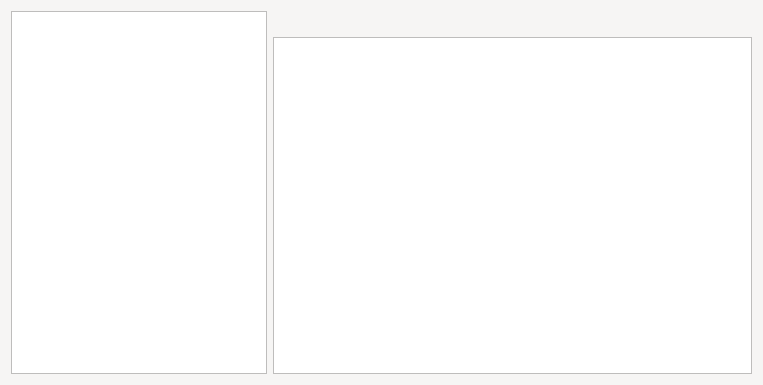
<?xml version="1.0" encoding="UTF-8"?>
<ui version="4.0">
 <class>entryPointsView</class>
 <widget class="QWidget" name="entryPointsView">
  <property name="windowModality">
   <enum>Qt::ApplicationModal</enum>
  </property>
  <property name="geometry">
   <rect>
    <x>0</x>
    <y>0</y>
    <width>763</width>
    <height>385</height>
   </rect>
  </property>
  <property name="palette">
   <palette>
    <active>
     <colorrole role="WindowText">
      <brush brushstyle="SolidPattern">
       <color alpha="255">
        <red>0</red>
        <green>0</green>
        <blue>0</blue>
       </color>
      </brush>
     </colorrole>
     <colorrole role="Button">
      <brush brushstyle="SolidPattern">
       <color alpha="255">
        <red>246</red>
        <green>245</green>
        <blue>244</blue>
       </color>
      </brush>
     </colorrole>
     <colorrole role="Light">
      <brush brushstyle="SolidPattern">
       <color alpha="255">
        <red>255</red>
        <green>255</green>
        <blue>255</blue>
       </color>
      </brush>
     </colorrole>
     <colorrole role="Midlight">
      <brush brushstyle="SolidPattern">
       <color alpha="255">
        <red>250</red>
        <green>250</green>
        <blue>249</blue>
       </color>
      </brush>
     </colorrole>
     <colorrole role="Dark">
      <brush brushstyle="SolidPattern">
       <color alpha="255">
        <red>123</red>
        <green>122</green>
        <blue>122</blue>
       </color>
      </brush>
     </colorrole>
     <colorrole role="Mid">
      <brush brushstyle="SolidPattern">
       <color alpha="255">
        <red>164</red>
        <green>163</green>
        <blue>163</blue>
       </color>
      </brush>
     </colorrole>
     <colorrole role="Text">
      <brush brushstyle="SolidPattern">
       <color alpha="255">
        <red>0</red>
        <green>0</green>
        <blue>0</blue>
       </color>
      </brush>
     </colorrole>
     <colorrole role="BrightText">
      <brush brushstyle="SolidPattern">
       <color alpha="255">
        <red>255</red>
        <green>255</green>
        <blue>255</blue>
       </color>
      </brush>
     </colorrole>
     <colorrole role="ButtonText">
      <brush brushstyle="SolidPattern">
       <color alpha="255">
        <red>0</red>
        <green>0</green>
        <blue>0</blue>
       </color>
      </brush>
     </colorrole>
     <colorrole role="Base">
      <brush brushstyle="SolidPattern">
       <color alpha="255">
        <red>255</red>
        <green>255</green>
        <blue>255</blue>
       </color>
      </brush>
     </colorrole>
     <colorrole role="Window">
      <brush brushstyle="SolidPattern">
       <color alpha="255">
        <red>246</red>
        <green>245</green>
        <blue>244</blue>
       </color>
      </brush>
     </colorrole>
     <colorrole role="Shadow">
      <brush brushstyle="SolidPattern">
       <color alpha="255">
        <red>0</red>
        <green>0</green>
        <blue>0</blue>
       </color>
      </brush>
     </colorrole>
     <colorrole role="AlternateBase">
      <brush brushstyle="SolidPattern">
       <color alpha="255">
        <red>250</red>
        <green>250</green>
        <blue>249</blue>
       </color>
      </brush>
     </colorrole>
     <colorrole role="ToolTipBase">
      <brush brushstyle="SolidPattern">
       <color alpha="255">
        <red>255</red>
        <green>255</green>
        <blue>220</blue>
       </color>
      </brush>
     </colorrole>
     <colorrole role="ToolTipText">
      <brush brushstyle="SolidPattern">
       <color alpha="255">
        <red>0</red>
        <green>0</green>
        <blue>0</blue>
       </color>
      </brush>
     </colorrole>
     <colorrole role="PlaceholderText">
      <brush brushstyle="SolidPattern">
       <color alpha="128">
        <red>0</red>
        <green>0</green>
        <blue>0</blue>
       </color>
      </brush>
     </colorrole>
    </active>
    <inactive>
     <colorrole role="WindowText">
      <brush brushstyle="SolidPattern">
       <color alpha="255">
        <red>0</red>
        <green>0</green>
        <blue>0</blue>
       </color>
      </brush>
     </colorrole>
     <colorrole role="Button">
      <brush brushstyle="SolidPattern">
       <color alpha="255">
        <red>246</red>
        <green>245</green>
        <blue>244</blue>
       </color>
      </brush>
     </colorrole>
     <colorrole role="Light">
      <brush brushstyle="SolidPattern">
       <color alpha="255">
        <red>255</red>
        <green>255</green>
        <blue>255</blue>
       </color>
      </brush>
     </colorrole>
     <colorrole role="Midlight">
      <brush brushstyle="SolidPattern">
       <color alpha="255">
        <red>250</red>
        <green>250</green>
        <blue>249</blue>
       </color>
      </brush>
     </colorrole>
     <colorrole role="Dark">
      <brush brushstyle="SolidPattern">
       <color alpha="255">
        <red>123</red>
        <green>122</green>
        <blue>122</blue>
       </color>
      </brush>
     </colorrole>
     <colorrole role="Mid">
      <brush brushstyle="SolidPattern">
       <color alpha="255">
        <red>164</red>
        <green>163</green>
        <blue>163</blue>
       </color>
      </brush>
     </colorrole>
     <colorrole role="Text">
      <brush brushstyle="SolidPattern">
       <color alpha="255">
        <red>0</red>
        <green>0</green>
        <blue>0</blue>
       </color>
      </brush>
     </colorrole>
     <colorrole role="BrightText">
      <brush brushstyle="SolidPattern">
       <color alpha="255">
        <red>255</red>
        <green>255</green>
        <blue>255</blue>
       </color>
      </brush>
     </colorrole>
     <colorrole role="ButtonText">
      <brush brushstyle="SolidPattern">
       <color alpha="255">
        <red>0</red>
        <green>0</green>
        <blue>0</blue>
       </color>
      </brush>
     </colorrole>
     <colorrole role="Base">
      <brush brushstyle="SolidPattern">
       <color alpha="255">
        <red>255</red>
        <green>255</green>
        <blue>255</blue>
       </color>
      </brush>
     </colorrole>
     <colorrole role="Window">
      <brush brushstyle="SolidPattern">
       <color alpha="255">
        <red>246</red>
        <green>245</green>
        <blue>244</blue>
       </color>
      </brush>
     </colorrole>
     <colorrole role="Shadow">
      <brush brushstyle="SolidPattern">
       <color alpha="255">
        <red>0</red>
        <green>0</green>
        <blue>0</blue>
       </color>
      </brush>
     </colorrole>
     <colorrole role="AlternateBase">
      <brush brushstyle="SolidPattern">
       <color alpha="255">
        <red>250</red>
        <green>250</green>
        <blue>249</blue>
       </color>
      </brush>
     </colorrole>
     <colorrole role="ToolTipBase">
      <brush brushstyle="SolidPattern">
       <color alpha="255">
        <red>255</red>
        <green>255</green>
        <blue>220</blue>
       </color>
      </brush>
     </colorrole>
     <colorrole role="ToolTipText">
      <brush brushstyle="SolidPattern">
       <color alpha="255">
        <red>0</red>
        <green>0</green>
        <blue>0</blue>
       </color>
      </brush>
     </colorrole>
     <colorrole role="PlaceholderText">
      <brush brushstyle="SolidPattern">
       <color alpha="128">
        <red>0</red>
        <green>0</green>
        <blue>0</blue>
       </color>
      </brush>
     </colorrole>
    </inactive>
    <disabled>
     <colorrole role="WindowText">
      <brush brushstyle="SolidPattern">
       <color alpha="255">
        <red>123</red>
        <green>122</green>
        <blue>122</blue>
       </color>
      </brush>
     </colorrole>
     <colorrole role="Button">
      <brush brushstyle="SolidPattern">
       <color alpha="255">
        <red>246</red>
        <green>245</green>
        <blue>244</blue>
       </color>
      </brush>
     </colorrole>
     <colorrole role="Light">
      <brush brushstyle="SolidPattern">
       <color alpha="255">
        <red>255</red>
        <green>255</green>
        <blue>255</blue>
       </color>
      </brush>
     </colorrole>
     <colorrole role="Midlight">
      <brush brushstyle="SolidPattern">
       <color alpha="255">
        <red>250</red>
        <green>250</green>
        <blue>249</blue>
       </color>
      </brush>
     </colorrole>
     <colorrole role="Dark">
      <brush brushstyle="SolidPattern">
       <color alpha="255">
        <red>123</red>
        <green>122</green>
        <blue>122</blue>
       </color>
      </brush>
     </colorrole>
     <colorrole role="Mid">
      <brush brushstyle="SolidPattern">
       <color alpha="255">
        <red>164</red>
        <green>163</green>
        <blue>163</blue>
       </color>
      </brush>
     </colorrole>
     <colorrole role="Text">
      <brush brushstyle="SolidPattern">
       <color alpha="255">
        <red>123</red>
        <green>122</green>
        <blue>122</blue>
       </color>
      </brush>
     </colorrole>
     <colorrole role="BrightText">
      <brush brushstyle="SolidPattern">
       <color alpha="255">
        <red>255</red>
        <green>255</green>
        <blue>255</blue>
       </color>
      </brush>
     </colorrole>
     <colorrole role="ButtonText">
      <brush brushstyle="SolidPattern">
       <color alpha="255">
        <red>123</red>
        <green>122</green>
        <blue>122</blue>
       </color>
      </brush>
     </colorrole>
     <colorrole role="Base">
      <brush brushstyle="SolidPattern">
       <color alpha="255">
        <red>246</red>
        <green>245</green>
        <blue>244</blue>
       </color>
      </brush>
     </colorrole>
     <colorrole role="Window">
      <brush brushstyle="SolidPattern">
       <color alpha="255">
        <red>246</red>
        <green>245</green>
        <blue>244</blue>
       </color>
      </brush>
     </colorrole>
     <colorrole role="Shadow">
      <brush brushstyle="SolidPattern">
       <color alpha="255">
        <red>0</red>
        <green>0</green>
        <blue>0</blue>
       </color>
      </brush>
     </colorrole>
     <colorrole role="AlternateBase">
      <brush brushstyle="SolidPattern">
       <color alpha="255">
        <red>246</red>
        <green>245</green>
        <blue>244</blue>
       </color>
      </brush>
     </colorrole>
     <colorrole role="ToolTipBase">
      <brush brushstyle="SolidPattern">
       <color alpha="255">
        <red>255</red>
        <green>255</green>
        <blue>220</blue>
       </color>
      </brush>
     </colorrole>
     <colorrole role="ToolTipText">
      <brush brushstyle="SolidPattern">
       <color alpha="255">
        <red>0</red>
        <green>0</green>
        <blue>0</blue>
       </color>
      </brush>
     </colorrole>
     <colorrole role="PlaceholderText">
      <brush brushstyle="SolidPattern">
       <color alpha="128">
        <red>0</red>
        <green>0</green>
        <blue>0</blue>
       </color>
      </brush>
     </colorrole>
    </disabled>
   </palette>
  </property>
  <property name="windowTitle">
   <string>Bionic - entry points</string>
  </property>
  <property name="windowIcon">
   <iconset resource="../res.qrc">
    <normaloff>:/img/img/b_logo.png</normaloff>:/img/img/b_logo.png</iconset>
  </property>
  <layout class="QHBoxLayout" name="horizontalLayout">
   <item>
    <widget class="QTreeView" name="treePoints">
     <property name="sizePolicy">
      <sizepolicy hsizetype="Preferred" vsizetype="Expanding">
       <horstretch>0</horstretch>
       <verstretch>0</verstretch>
      </sizepolicy>
     </property>
     <property name="minimumSize">
      <size>
       <width>120</width>
       <height>0</height>
      </size>
     </property>
     <property name="editTriggers">
      <set>QAbstractItemView::NoEditTriggers</set>
     </property>
    </widget>
   </item>
   <item>
    <layout class="QVBoxLayout" name="verticalLayout">
     <item>
      <widget class="QLabel" name="point_name">
       <property name="font">
        <font>
         <pointsize>13</pointsize>
         <weight>75</weight>
         <bold>true</bold>
        </font>
       </property>
       <property name="text">
        <string/>
       </property>
      </widget>
     </item>
     <item>
      <widget class="QTextBrowser" name="pointText">
       <property name="sizePolicy">
        <sizepolicy hsizetype="MinimumExpanding" vsizetype="Expanding">
         <horstretch>0</horstretch>
         <verstretch>0</verstretch>
        </sizepolicy>
       </property>
      </widget>
     </item>
    </layout>
   </item>
  </layout>
 </widget>
 <resources>
  <include location="../res.qrc"/>
 </resources>
 <connections/>
</ui>
